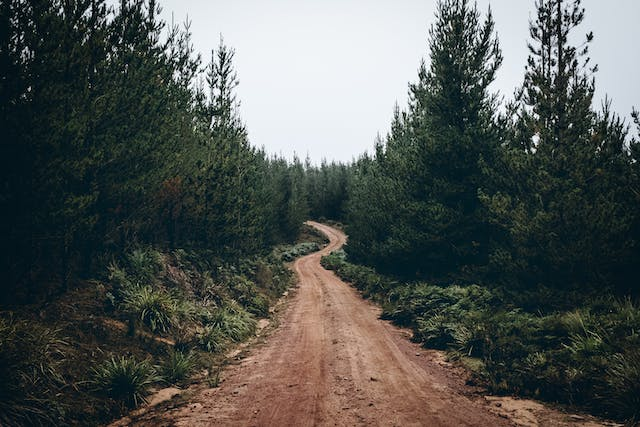
#> input picture youtubePython/ders-12/denemeFotosu.jpg, 640 x 427 px
$ python splitMerge.py
#> lines starting #> are read from the running program, lines starting #| are printed output that depends on the picture
import cv2 as cv
import numpy as np

resim = cv.imread("./denemeFotosu.jpg")
#> resim is the input picture: shape (427, 640, 3); mean B, G, R 82.6, 86, 81.8
sifir = np.zeros(resim.shape[:2],np.uint8)

b,g,r = cv.split(resim)
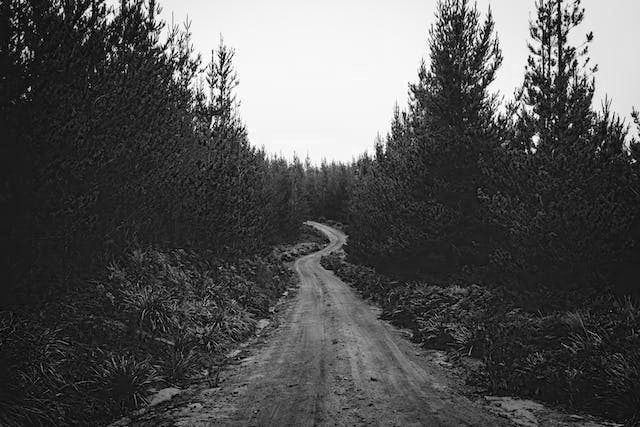
#> b: shape (427, 640); min 0, max 255, mean 82.6
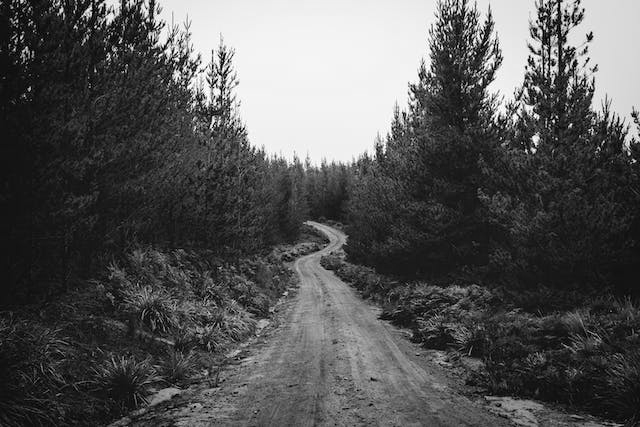
#> g: shape (427, 640); min 0, max 255, mean 86
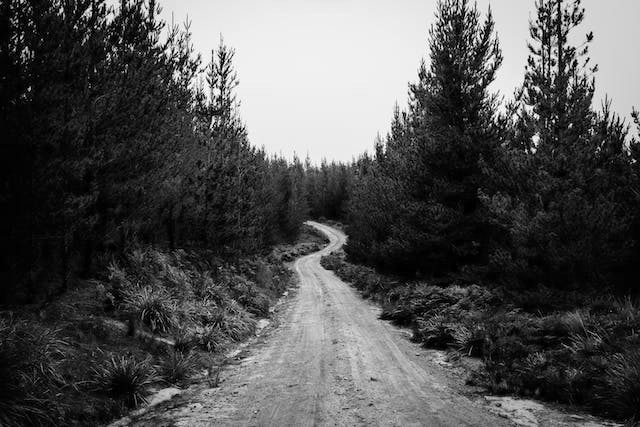
#> r: shape (427, 640); min 0, max 254, mean 81.8
mavi = cv.merge([b,sifir,sifir])
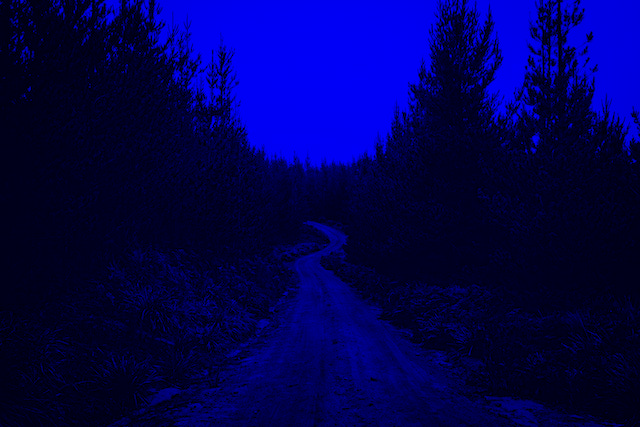
#> mavi: shape (427, 640, 3); mean of channels 0, 1, 2 82.6, 0, 0; drawn as B, G, R
yesil = cv.merge([sifir,g,sifir])
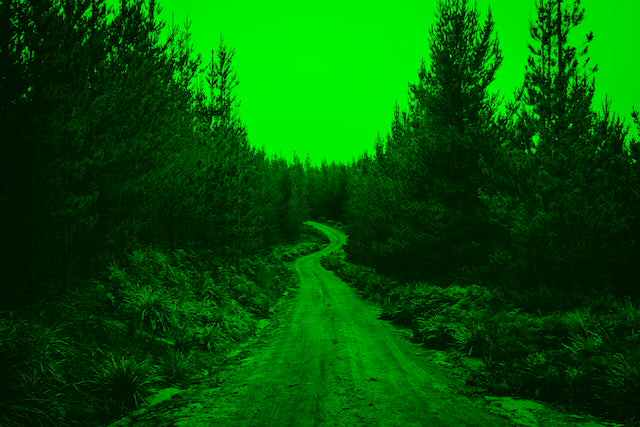
#> yesil: shape (427, 640, 3); mean of channels 0, 1, 2 0, 86, 0; drawn as B, G, R
kirmizi = cv.merge([sifir,sifir,r])
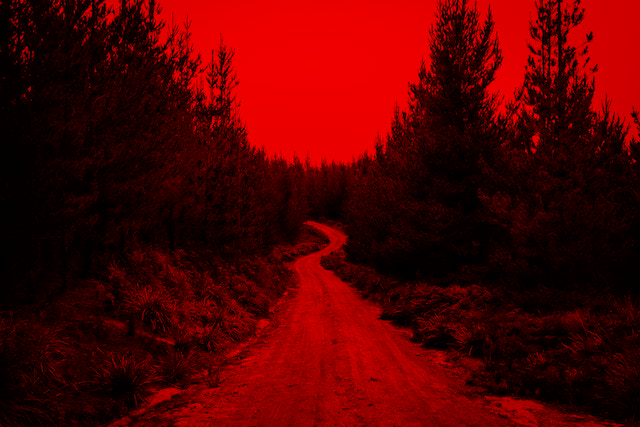
#> kirmizi: shape (427, 640, 3); mean of channels 0, 1, 2 0, 0, 81.8; drawn as B, G, R
cv.imshow("orijinal", resim)
cv.imshow("B", mavi)
cv.imshow("G", yesil)
cv.imshow("R", kirmizi)

cv.waitKey(0)
